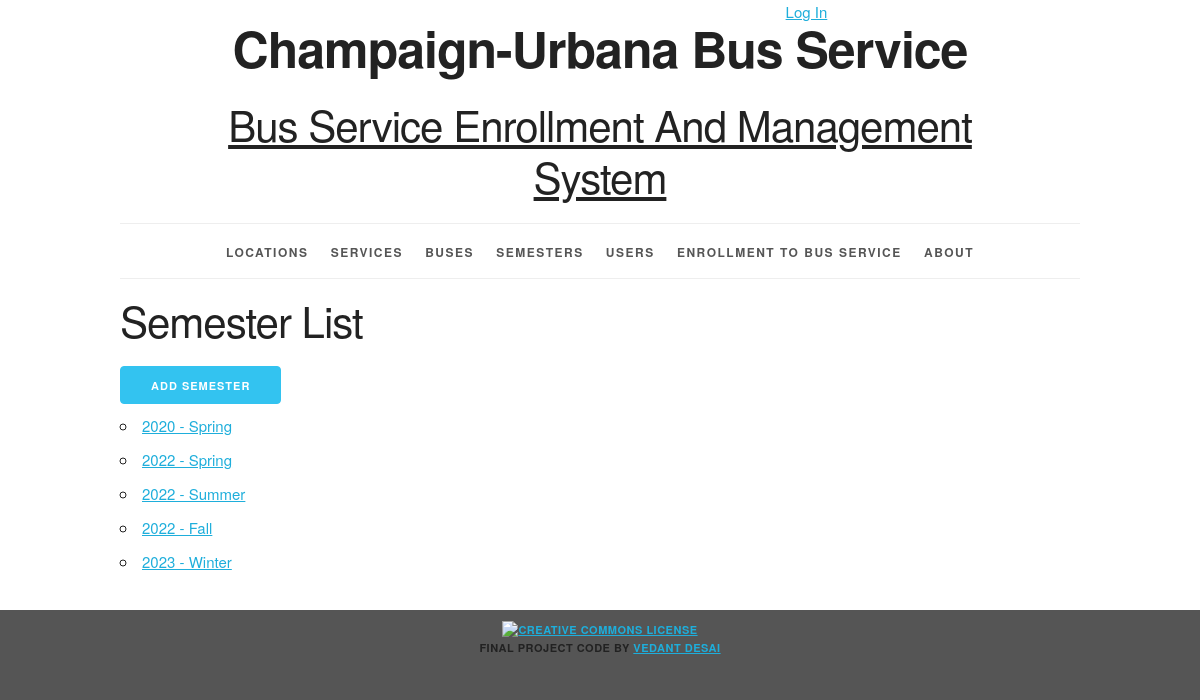
The app's page /semester/ with its own data.
### bookinginfo/models.py (models this page shows, shortened)
class Semester(models.Model):
    semester_id = models.AutoField(primary_key=True)
    year = models.ForeignKey(Year, related_name='semesters', on_delete=models.PROTECT)
    period = models.ForeignKey(Period, related_name='semesters', on_delete=models.PROTECT)
    def __str__(self):
        return '%s - %s' % (self.year.year, self.period.period_name)
    def get_absolute_url(self):
        return reverse('bookinginfo_semester_detail_urlpattern',
                       kwargs={'pk': self.pk}
                       )
    class Meta:
        ordering = ['year__year', 'period__period_sequence']
        constraints = [
            UniqueConstraint(fields=['year', 'period'], name='unique_semester')
        ]

class Year(models.Model):
    year_id = models.AutoField(primary_key=True)
    year = models.IntegerField(unique=True)
    class Meta:
        ordering = ['year']

class Period(models.Model):
    period_id = models.AutoField(primary_key=True)
    period_sequence = models.IntegerField(unique=True)
    period_name = models.CharField(max_length=45, unique=True, default='')
    class Meta:
        ordering = ['period_sequence']

### bookinginfo/views.py (the view)
class SemesterList(ListView):
    model = Semester

### bookinginfo/templates/bookinginfo/semester_list.html (shortened to what this page needs)
{% extends 'bookinginfo/base.html' %}
{% block content %}
<h2>Semester List</h2>
    <div>
    <a href="{% url 'bookinginfo_semester_create_urlpattern' %}" class="button button-primary">Add Semester</a>
    </div>
<ul>
    {% for semester in semester_list %}
    <li>
      <a href="{{ semester.get_absolute_url }}">{{ semester}}</a>
    </li>
    {% empty %}
      <li><em> There are currently no semester available.</em></li>
    {% endfor %}
</ul>
{% endblock %}

### bookinginfo/static/courseinfo/skeleton.css (style rules this page uses)
html { font-size: 62.5%; }
body { font-size: 1.5em; line-height: 1.6; font-weight: 400; font-family: "Raleway", "HelveticaNeue", "Helvetica Neue", Helvetica, Arial, sans-serif; color: #222; }
h1, h2, h3, h4, h5, h6 { margin-top: 0; margin-bottom: 2rem; font-weight: 300; }
h2 { font-size: 3.6rem; line-height: 1.25; letter-spacing: -.1rem; }
@media (min-width: 550px) { h2 { font-size: 4.2rem; } }
a { color: #1EAEDB; }
.button, button, input[type="submit"], input[type="reset"], input[type="button"] { display: inline-block; height: 38px; padding: 0 30px; color: #555; text-align: center; font-size: 11px; font-weight: 600; line-height: 38px; letter-spacing: .1rem; text-transform: uppercase; text-decoration: none; white-space: nowrap; background-color: transparent; border-radius: 4px; border: 1px solid #bbb; cursor: pointer; box-sizing: border-box; }
.button.button-primary, button.button-primary, input[type="submit"].button-primary, input[type="reset"].button-primary, input[type="button"].button-primary { color: #FFF; background-color: #33C3F0; border-color: #33C3F0; }
ul { list-style: circle inside; }
ol, ul { padding-left: 0; margin-top: 0; }
li { margin-bottom: 1rem; }
button, .button { margin-bottom: 1rem; }
pre, blockquote, dl, figure, table, p, ul, ol, form { margin-bottom: 2.5rem; }

### bookinginfo/static/courseinfo/style.css (style rules this page uses)
html { height: 100%; background-color: #555; }
body { background-color: white; }

### records on screen
Semester: year+period "2020 - Spring"
Semester: year+period "2022 - Spring"
Semester: year+period "2022 - Summer"
Semester: year+period "2022 - Fall"
Semester: year+period "2023 - Winter"
